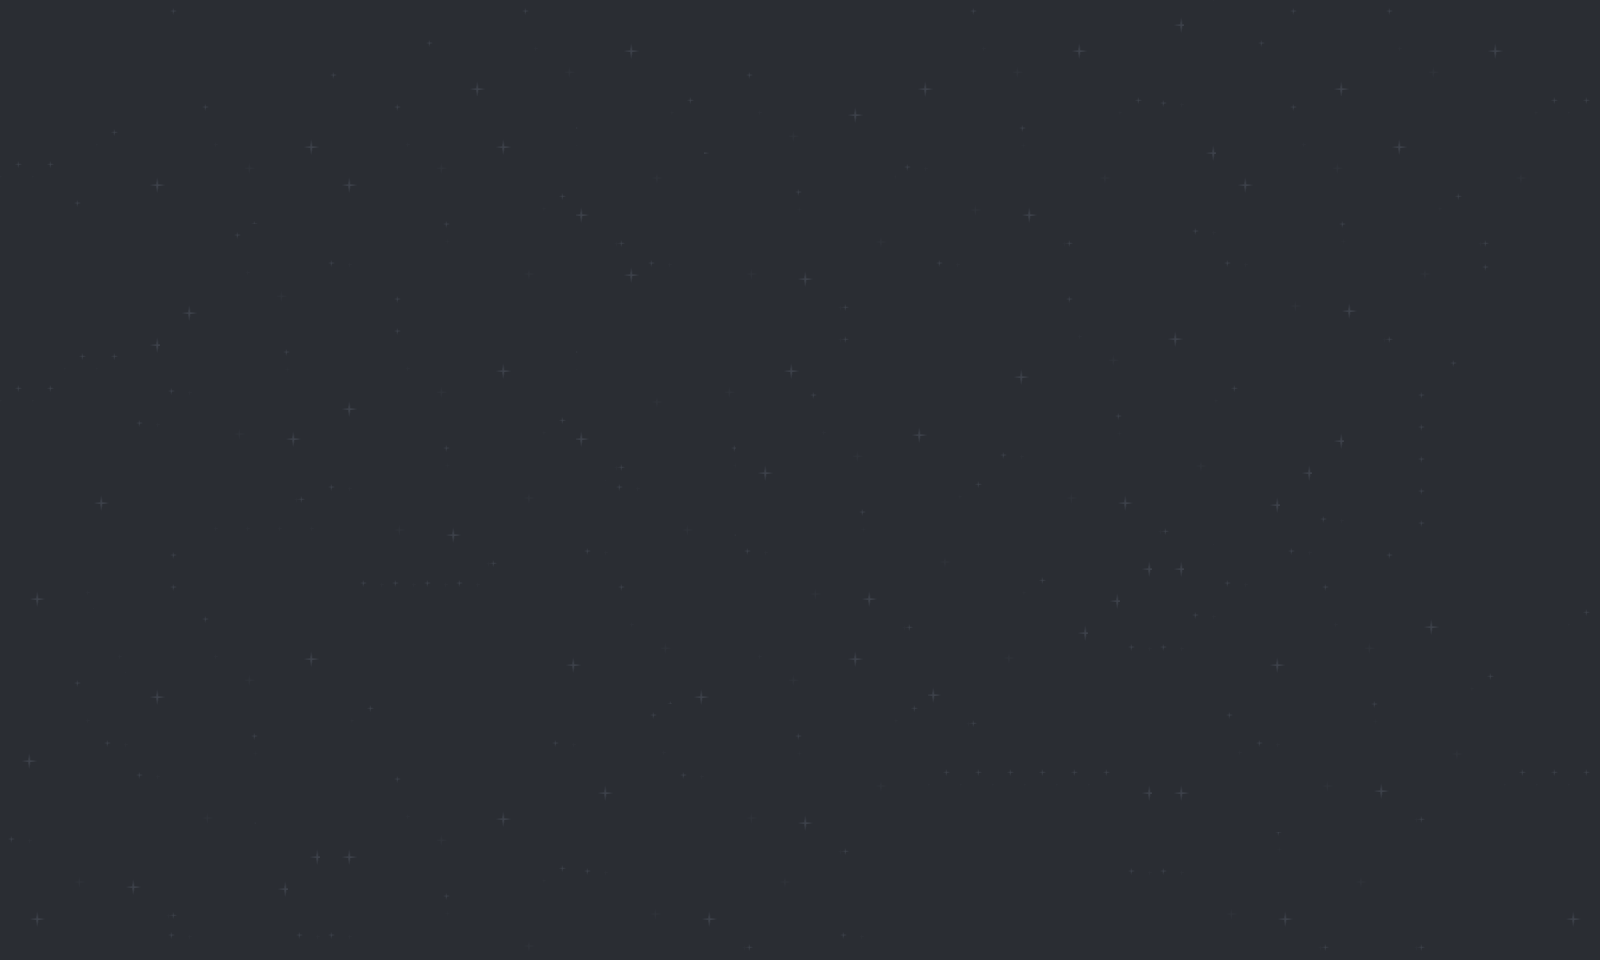

A level layout from a 2D game, rendered from its tile map. Below: a short description, then the map file with its tile-grid data intact:
An orthogonal 50x30 tile map with 32x32 px tiles, 1 tile layer (Tile Layer 1).

<map version="1.0" orientation="orthogonal" renderorder="right-down" width="50" height="30" tilewidth="32" tileheight="32" nextobjectid="1">
 <tileset firstgid="1" name="blue" tilewidth="32" tileheight="32" tilecount="64" columns="8">
  <image source="blue.png" width="256" height="256" />
 </tileset>
 <layer name="Tile Layer 1" width="50" height="30">
  <data encoding="csv">
9,1,1,1,2,3,4,5,6,7,8,8,8,8,1,2,3,4,5,6,7,8,8,8,8,8,16,16,1,2,3,4,5,6,7,8,17,25,1,2,3,1,2,3,4,5,6,7,8,8,
5,6,7,8,8,8,8,8,8,8,16,1,2,3,9,10,11,12,13,14,15,16,16,16,16,16,24,24,9,10,11,12,13,14,15,16,25,1,2,3,4,9,10,11,12,13,14,15,16,16,
8,8,8,16,16,16,16,16,1,2,3,4,5,6,17,18,19,20,21,22,23,24,2,3,4,5,6,7,17,18,19,20,21,22,23,24,33,1,1,1,1,17,18,19,20,21,22,23,24,24,
16,16,16,24,1,2,3,4,5,6,1,2,3,4,5,6,7,8,29,30,31,32,10,11,12,13,14,15,25,26,27,28,29,30,31,32,41,9,1,2,3,4,5,6,7,8,30,31,32,32,
24,24,24,32,9,10,11,12,13,14,9,10,11,12,13,14,15,16,37,38,39,40,18,19,20,21,22,23,33,34,35,36,37,38,39,40,49,17,9,10,11,12,13,14,15,16,38,39,40,40,
32,32,1,2,17,18,19,20,21,22,17,18,19,20,21,22,23,24,45,46,47,48,26,27,28,29,30,31,41,42,43,44,45,46,47,48,57,25,17,18,19,20,21,22,23,24,46,47,48,48,
1,2,3,4,25,26,27,28,29,30,25,26,27,28,29,30,31,32,53,54,55,56,34,35,36,37,38,39,49,50,51,52,53,54,55,56,58,33,25,26,27,28,29,30,31,32,54,55,56,56,
4,5,6,7,33,1,2,3,4,5,33,34,35,36,37,38,39,40,61,62,63,64,42,43,44,45,46,47,57,58,59,60,61,62,63,64,60,41,33,34,35,36,37,38,39,40,62,63,64,64,
6,7,8,8,1,9,10,11,12,13,41,42,43,44,45,46,47,48,13,14,41,49,50,51,52,53,54,55,56,41,49,49,57,58,59,60,61,49,41,42,43,44,45,46,47,48,3,4,5,6,
8,8,16,16,9,17,18,19,20,21,1,2,3,4,5,6,7,8,21,22,49,57,58,59,60,61,62,63,64,49,57,1,2,3,4,5,6,7,8,50,51,52,53,54,55,56,4,5,6,7,
16,16,24,24,17,25,26,27,28,29,1,2,3,4,5,6,7,8,29,30,57,57,58,59,60,61,62,63,64,57,58,9,10,11,12,13,14,15,16,58,59,60,61,62,63,64,4,5,6,7,
24,24,32,32,25,33,34,35,36,37,9,10,11,12,13,14,15,16,37,38,39,40,12,13,14,15,16,49,57,58,59,17,18,19,20,21,22,23,24,1,2,1,1,1,2,3,4,5,6,7,
32,32,40,40,33,41,42,43,44,45,17,18,19,20,21,22,23,24,45,46,47,48,20,1,2,3,4,5,6,7,8,25,26,27,28,29,30,31,32,2,1,9,1,2,3,4,5,6,7,8,
40,40,48,48,41,49,50,51,52,53,25,26,27,28,29,30,31,32,53,54,55,56,28,9,10,11,12,13,14,15,16,33,34,35,36,37,38,39,40,1,9,17,1,2,3,4,5,6,7,8,
48,48,56,56,49,57,58,59,60,61,33,34,35,36,37,38,39,40,61,62,63,64,36,17,18,19,20,21,22,23,24,41,42,43,44,45,46,47,48,9,17,25,1,2,3,4,5,6,7,8,
56,56,52,53,57,58,59,60,61,62,41,42,43,44,45,46,47,48,25,41,42,43,44,25,26,27,28,29,30,31,32,7,8,51,52,53,54,55,56,17,25,33,1,2,3,4,5,6,7,8,
1,1,60,61,9,9,11,11,11,11,49,50,51,52,53,54,55,56,33,49,50,51,52,33,34,35,36,37,38,39,40,15,16,59,60,61,62,63,64,25,33,41,1,2,3,4,5,6,7,8,
9,9,9,1,2,3,4,5,6,7,8,58,59,60,61,62,63,64,41,57,58,59,60,41,42,43,44,45,46,47,48,23,24,1,9,17,17,25,33,33,41,1,2,3,4,5,6,7,8,16,
52,53,11,1,2,3,4,5,6,7,8,41,41,41,41,49,49,1,2,3,4,1,2,49,50,51,52,53,54,55,56,31,32,9,17,25,25,33,41,1,2,3,4,5,6,7,8,7,8,24,
60,61,25,9,1,2,3,4,5,6,7,8,49,49,49,57,57,9,10,11,12,1,2,57,58,59,60,61,62,63,64,39,40,17,25,33,33,41,49,9,10,11,12,13,14,15,16,7,8,32,
33,33,33,11,9,10,11,12,13,14,15,16,57,57,57,58,59,17,18,19,20,9,10,11,12,13,14,15,16,45,46,47,48,25,33,41,41,49,57,17,18,19,20,21,22,23,24,1,1,1,
1,2,3,25,17,18,19,20,21,22,23,24,8,8,8,8,8,25,26,27,28,17,18,19,20,21,22,23,24,53,54,55,56,8,8,8,8,8,8,25,26,27,28,29,30,31,32,8,8,8,
9,10,11,33,25,26,27,28,29,30,31,32,16,16,16,16,16,33,1,2,3,25,26,27,28,29,30,31,32,61,62,63,64,16,16,1,1,2,3,33,34,35,36,37,38,39,40,16,16,16,
17,18,19,41,33,34,35,36,37,38,39,40,24,24,24,24,24,41,9,10,11,33,34,35,36,37,38,39,40,24,24,24,24,24,24,9,9,10,11,41,42,43,44,45,46,47,48,24,24,24,
25,26,27,49,41,42,43,44,45,1,1,2,3,4,5,6,7,8,17,18,19,41,42,43,44,45,46,47,48,32,32,32,32,32,32,17,17,18,19,49,50,51,52,53,54,55,56,32,32,32,
33,34,35,57,49,50,51,52,1,9,9,10,11,12,13,14,15,16,25,26,27,49,50,51,52,53,54,55,56,40,40,40,40,40,40,25,25,26,27,57,58,59,60,61,62,63,64,40,40,40,
41,42,43,44,57,58,59,60,9,17,17,18,19,20,21,22,23,24,33,34,35,57,58,59,60,61,62,63,64,48,48,48,48,48,48,33,33,34,35,36,37,38,39,40,48,48,48,48,48,48,
49,50,51,52,53,54,55,56,17,25,25,26,27,28,29,30,31,32,41,42,43,44,45,46,47,48,56,56,56,56,56,56,56,56,56,41,41,42,43,44,45,46,47,48,56,56,56,56,56,56,
52,53,59,60,61,62,63,64,25,33,33,34,35,36,37,38,39,40,49,50,51,52,53,54,55,56,64,64,64,64,64,64,64,64,64,49,49,50,51,52,53,54,55,56,64,64,64,64,52,53,
60,61,33,33,33,41,49,49,33,41,41,42,43,44,45,46,47,48,57,58,59,60,61,62,63,64,41,49,49,49,49,49,49,49,49,57,57,58,59,60,61,62,63,64,62,63,64,40,60,61
</data>
 </layer>
</map>
